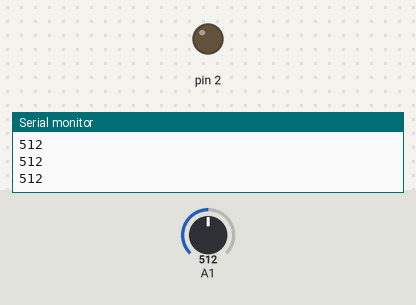
The sketch below on a simulated Arduino Uno, built with avr-gcc and run on an emulated ATmega328P. Parts: output pins drawn as LEDs (lit = HIGH), the last lines printed to the serial monitor. Inputs (shaded band) come from the test bench; at power-on: A1 = 512.

Above: at 1.2 s.
1.3 s: A1 set to 936
2.8 s: A1 set to 965
At 3.9 s:
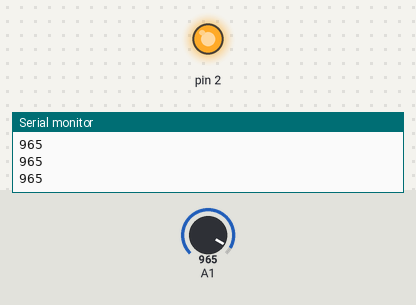
4.3 s: A1 set to 940
At 5.0 s:
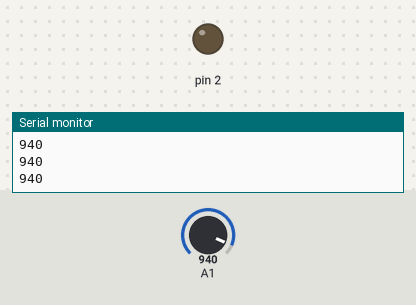
5.8 s: A1 set to 960
At 6.2 s:
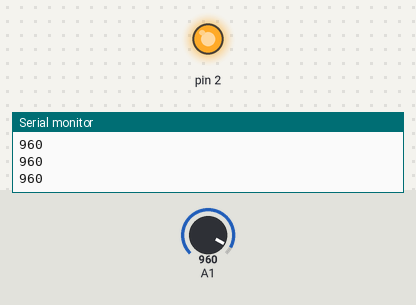
Timing chart, 0 to 8.3 s (numbered marks = the images above; inputs shaded):
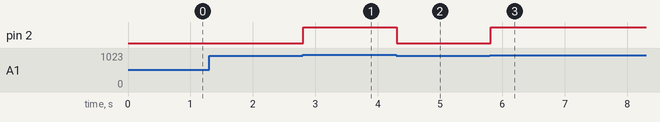

The sketch:

Light_sensor_streetlight.ino
```cpp
void setup() {
  pinMode(2,OUTPUT);
  pinMode(A1,INPUT);  //조도센서가 풀업방식으로 연결됨
  Serial.begin(9600);
}
void loop() {
  int value=analogRead(A1);
  Serial.println(value);
  //어두울 때 1000 근처, 밝을 때 800~900의 값을 가짐
    if(value>950) //어두울 때 LED를 킨다. (가로등)
      digitalWrite(2,HIGH);
    else  digitalWrite(2,LOW); //밝을 때 LED를 끈다.
}
```

Measured:
- the behaviour switches between 950 and 951 on A1 (found by bisection; images 0 and 1)
- after the input at 2.8 s, pin 2: LOW → HIGH at once
- after the input at 4.3 s, pin 2: HIGH → LOW at once
- after the input at 5.8 s, pin 2: LOW → HIGH at once
